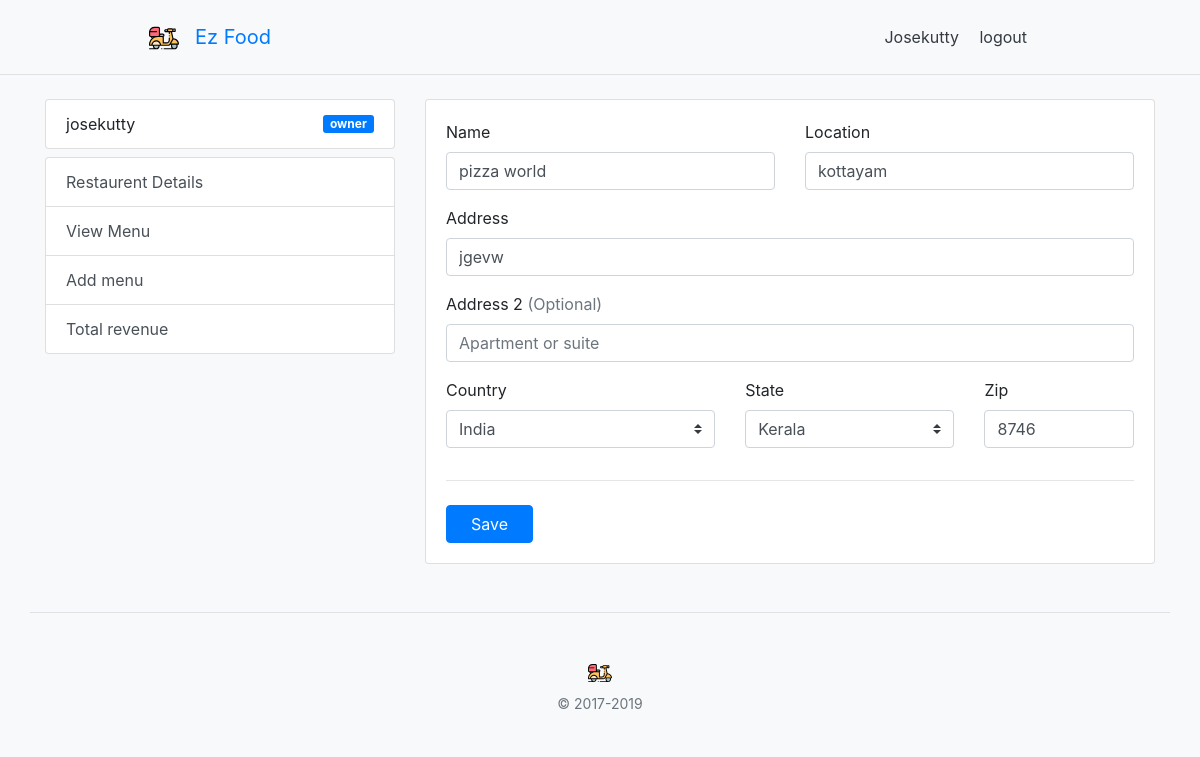
The app's page /restaurant-details (signed in) with its own data.
### app/models.py (models this page shows, shortened)
class Profile(models.Model):
    user = models.OneToOneField(User,on_delete=models.CASCADE)
    role = models.CharField(max_length=20,default="normal")

class Restaurant(models.Model):
    user = models.OneToOneField(User,on_delete=models.CASCADE)
    id = models.AutoField(primary_key=True)
    name = models.CharField(max_length = 100)
    address1 = models.CharField(max_length=100,default='')
    address2 = models.CharField(max_length=100,default='')
    country = models.CharField(max_length=100,default='')
    state = models.CharField(max_length=100,default='')
    zip = models.CharField(max_length=100,default='')
    location = models.CharField(max_length = 100,default="India")
    tag = models.CharField(max_length=100,default='')
    def __str__(self):
        return self.name

### app/views/partner.py (the view, shortened to what this page needs)
# urls.py: path('restaurant-details', views.restaurantDetails, name='restaurant_details' ),
@login_required
def restaurantDetails(request):
    data = {'title': 'My Restaurant Details'}
    print("one")
    data['rest'] = Restaurant.objects.filter(user=request.user).order_by('id').first()
    print(data['rest'])
    return render(request,'partner/owner/restaurant_details.html',processData(request,data))

### ezFood/utils.py (called while the page is built)
def processData(request=None,data=None):
    img = {
        'logo' : 'logo.svg'
    }
    cartItemsFromSession = request.session.get('items', {})
    appliedCoupon = False,
    for item in cartItemsFromSession:
        print(item)
    appData = {'appliedCoupon':appliedCoupon,'companyName':'Ez Food','errorQuote':randomErrorQuotes(),'img':img,'cartItems':cartItemsFromSession }
    if(data is None):
        data = {}
    appData.update(data)
    return appData

def randomErrorQuotes():
    return random.choice([
        'looks like something went wrong on out end. please check after sometime or contact admin ',
        'something went wrong',
    ])

### templates/partner/owner/restaurant_details.html (shortened to what this page needs)
{% extends 'user/profile.html' %}
{% block dashboardContent %}
<form class="needs-validation" novalidate="" method="post" action="{% url 'restaurant_details'  %}">
        <div class="row">
          <div class="col-md-6 mb-3">
            <label for="name">Name</label>
            <input type="text" class="form-control" id="name" name="name" placeholder="Hotel xyz" value="{{rest.name}}" required="">
          </div>
          <div class="col-md-6 mb-3">
            <label for="location">Location</label>
            <input type="text" class="form-control" name="location" id="location" placeholder="eg. pala" value="{{rest.location}}" required="">
          </div>
        </div>
        <div class="mb-3">
          <label for="address">Address</label>
          <input type="text" class="form-control" id="address" placeholder="1234 Main St" name="address1" required="" value="{{rest.address1}}">
        </div>
        <div class="mb-3">
          <label for="address2">Address 2 <span class="text-muted">(Optional)</span></label>
          <input type="text" class="form-control" id="address2" name="address2" placeholder="Apartment or suite"  value="{{rest.address2}}">
        </div>
        <div class="row">
          <div class="col-md-5 mb-3">
            <label for="country">Country</label>
            <select class="custom-select d-block w-100" id="country" required="" name="country">
              <option selected>India</option>
            </select>
          </div>
          <div class="col-md-4 mb-3">
            <label for="state">State</label>
            <select class="custom-select d-block w-100" id="state" required="" name="state">
              <option selected>Kerala</option>
            </select>
          </div>
          <div class="col-md-3 mb-3">
            <label for="zip">Zip</label>
            <input type="text" class="form-control" id="zip" placeholder="" required="" name="zip"  value="{{rest.zip}}">
          </div>
        </div>
         <hr class="mb-4">
        <button class="btn px-4 btn-primary " type="submit">Save</button>
      </form>
{% endblock dashboardContent %}

### templates/base.html (shortened to what this page needs)
{% load static%}
{% load cart_tags %}
<!DOCTYPE html>
<html lang="en">
<head>
    {% block head %}
    <link rel="stylesheet" href="{% static 'bower_components/bootstrap/dist/css/bootstrap.min.css' %}">
    <link rel="stylesheet" href="{% static 'bower_components/components-font-awesome/css/all.min.css' %}">
    <link rel="stylesheet" href="{% static 'styles/style.css' %}">
    {% endblock %}
</head>
<body class="bg-light">
    {% block header %}
    <div class="border-bottom">
 <div class="d-flex max-900 flex-column flex-md-row align-items-center pt-3 px-md-4 mb-3 bg-light">
 <a class="navbar-brand" href="{% url 'home' %}">
    <img src="{% static 'images/' %}{{img.logo}}" width="30" height="30" alt="">
  </a>
  <h5 class="my-0 mr-md-auto font-weight-normal"><a href="{% url 'home' %}" style="text-secondary">{{ companyName  }}</a></h5>
  <nav class="my-2 my-md-0 mr-md-3">
    {% if user.is_authenticated and user.username  %}
          <a class="p-2 text-dark" href="{% url 'profile' %}">{{user.username | title}}</a>
          <a class="p-2 text-dark" href="{% url 'logout' %}">logout</a>
    {% endif %}
    </nav>
    </div>
    </div>
    {% endblock %}
    {% block content %}{% endblock %}
    {% block footer %}
        <footer class="container pt-4 my-md-5 pt-md-5 border-top text-center">
    <div class="row">
      <div class="col-12 col-md">
        <img class="mb-2" src="{% static 'images/' %}{{img.logo}}" alt="" width="24" height="24">
        <small class="d-block mb-3 text-muted">© 2017-2019</small>
      </div>
    </div>
  </footer>
    {% endblock %}
</body>
</html>

### templates/user/sidebar.html
<div class="list-group mb-2">
  <div class="list-group-item d-flex justify-content-between align-items-center">
   {{user.username}}
   {% if user.profile.role in "rider" or "owner"   %}
     <span class="badge badge-primary badge-pill">{{user.profile.role}}</span>
   {% endif %}
  </div>
</div>
{% if  user.profile.role == 'owner' %}
<div class="list-group">
  <a href="{% url 'restaurant_details'%}" class="list-group-item list-group-item-action">
   Restaurent Details
  </a>
  <a href="{% url 'view_menu'%}" class="list-group-item list-group-item-action">View Menu</a>
  <a href="{% url 'add_menu'%}" class="list-group-item list-group-item-action">Add menu</a>
  <a href="{% url 'revenue'%}" class="list-group-item list-group-item-action">Total revenue</a>
</div>
{% elif user.profile.role == 'rider'%}
<div class="list-group">
  <a href="{% url 'get_order'%}" class="list-group-item list-group-item-action">Get Order</a>
  <a href="{% url 'delivery_history'%}" class="list-group-item list-group-item-action">Order History</a>
</div>
{% else %}
<div class="list-group">
  <a href="{% url 'order_history'%}" class="list-group-item list-group-item-action">Order History</a>
</div>
{% endif  %}

### static/styles/style.css (style rules this page uses)
.badge { border-radius: 3px; }
.max-900 { max-width: 950px !important; margin: auto; }

### records on screen
Restaurant: name "pizza world", location "kottayam", address1 "jgevw", zip "8746"

### other values on screen
{{ companyName }} "Ez Food"
{{ user.username | title }} "Josekutty"
{{ user.username }} "josekutty"
{{ user.profile.role }} "owner"
